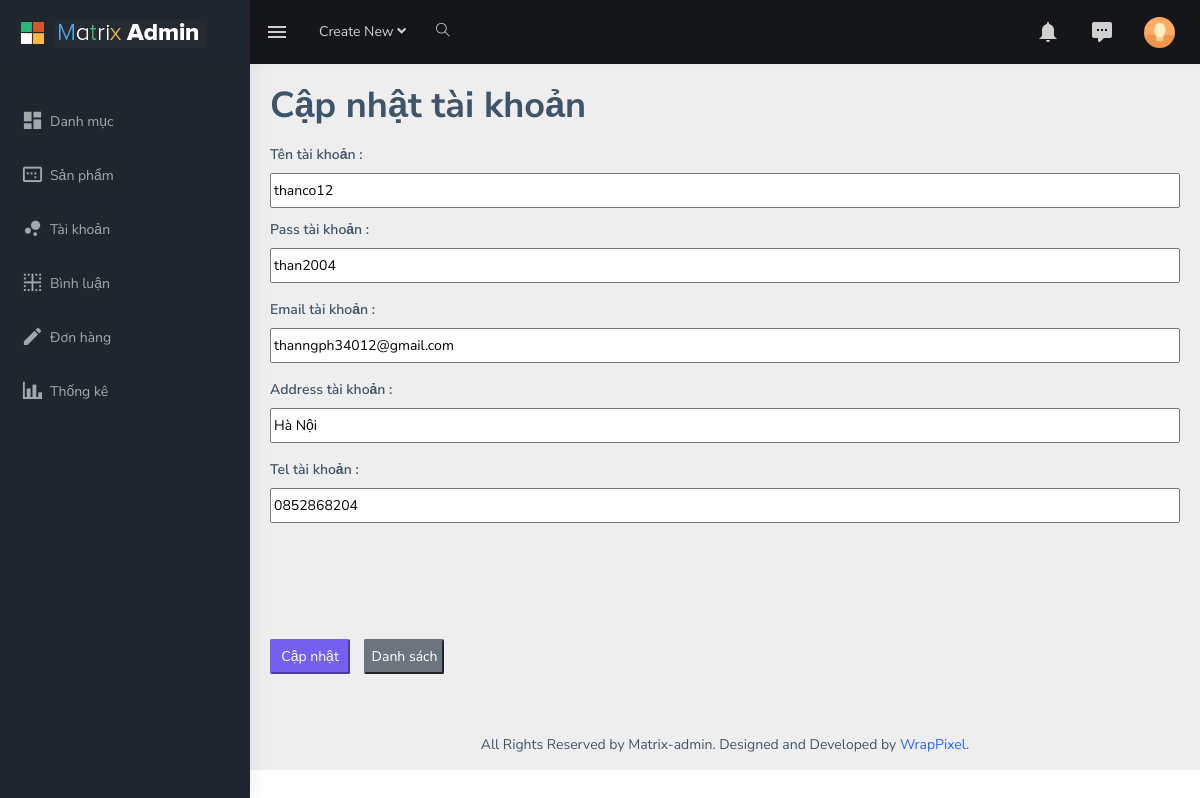
Page /admin/index.php?act=sua_tk&id_tk=6 on the committed database.
### tables this page shows
CREATE TABLE `taikhoan` (
  `id_tk` int NOT NULL,
  `name_tk` varchar(50) NOT NULL,
  `pass_tk` varchar(50) NOT NULL,
  `email_tk` varchar(255) NOT NULL,
  `address_tk` varchar(255) NOT NULL,
  `tel_tk` varchar(20) NOT NULL,
  `role` tinyint DEFAULT '0'
);

### model/pdo.php (called while the page is built, shortened)
<?php
function pdo_get_connection()
{
    $dburl = "mysql:host=localhost;dbname=db_chung;charset=utf8";
    $username = 'root';
    $password = '';
    $conn = new PDO($dburl, $username, $password);
    $conn->setAttribute(PDO::ATTR_ERRMODE, PDO::ERRMODE_EXCEPTION);
    return $conn;
}
function pdo_query_one($sql)
{
    $sql_args = array_slice(func_get_args(), 1);
    try {
        $conn = pdo_get_connection();
        $stmt = $conn->prepare($sql);
        $stmt->execute($sql_args);
        $row = $stmt->fetch(PDO::FETCH_ASSOC);
        return $row;
    } catch (PDOException $e) {
        throw $e;
    } finally {
        unset($conn);
    }
}

### model/taikhoan.php (called while the page is built, shortened)
<?php
function load_one_tk($id_tk)
{
    $sql = "select * from taikhoan where id_tk=". $id_tk;
        $dm = pdo_query_one($sql);
        return $dm;
}
?>

### admin/taikhoan/sua_tk.php (the view, shortened to what this page needs)
<!-- <?php
     if (is_array($sua_tk)) {
        extract($sua_tk);
     }
?> -->
<div class="container-fluid">
        <div class="khung_list_title" style="width: 100%;height: 50px;">
            <h1>Cập nhật tài khoản</h1>
        </div>
        <div class="show_update">
        <form action="index.php?act=updatetk" method="post" enctype="multipart/form-data">
           <div class="Nhap_ten_sp">
            <label for="" >
                Tên tài khoản :
            </label>
            <br>
            <input type="text" class="import" name="name_tk" value="<?php echo $name_tk ?>">
           </div>
           <div class="Nhap_gia_sp">
           <label for="" >
                Pass tài khoản :
            </label>
            <br>
            <input type="text" class="import" name="pass_tk" value="<?php echo $pass_tk ?>">
           </div>
           <div class="Nhap_anh_sp">
           <label for="" >
                Email tài khoản :
            </label>
            <br>
            <input type="text" class="import" name="email_tk" value="<?php echo $email_tk ?>">
           </div>
           <div class="Nhap_gia_sp">
           <label for="" >
                Address tài khoản :
            </label>
            <br>
            <input type="text" class="import" name="address_tk" value="<?php echo $address_tk ?>">
           </div>
           <div class="Nhap_gia_sp">
           <label for="" >
                Tel tài khoản :
            </label>
            <br>
            <input type="text" class="import" name="tel_tk" value="<?php echo $tel_tk ?>">
            </div>
            <div class="chucnang">
            <input type="submit" name="capnhat" id="" value="Cập nhật" style="color: #fff;background-color: #7460ee;border-color: #7460ee; border-radius: 2px; width: 80px; height: 35px; cursor: pointer;">
                <a href="index.php?act=listtk" style="padding-left: 10px;">
                    <input type="button" id="" value="Danh sách" style="color: #fff;background-color: #6c757d;border-color: #6c757d; border-radius: 2px; width: 80px; height: 35px; cursor: pointer;">
                </a>
            </div>
        </form>
        </div>
</div>

### assets/libs/flot/css/all.css (style rules this page uses)
.Nhap_ten_sp { width: 100%; height: 75px; margin-top: 10px; }
.import { width: 100%; height: 35px; }
.Nhap_gia_sp { width: 100%; height: 80px; }
.Nhap_anh_sp { width: 100%; height: 80px; }
.chucnang { width: 100%; height: 60px; margin-top: 100px; }
.khung_list_title { width: 100%; height: 70px; }

### rows in the picture
taikhoan: name_tk "thanco12", pass_tk "than2004", email_tk "thanngph34012@gmail.com", address_tk "Hà Nội", tel_tk "0852868204"
